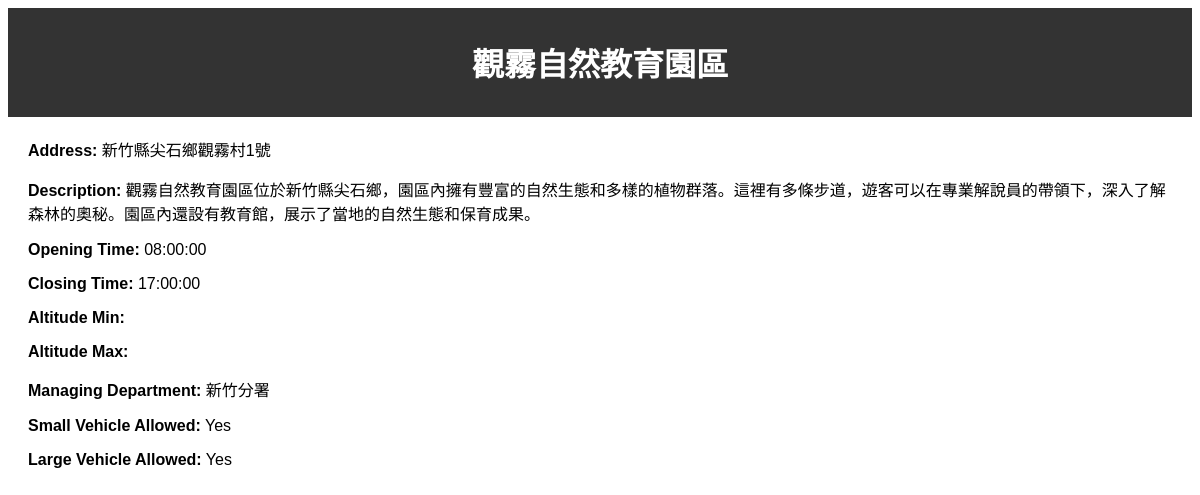
The page /Loginver/detailsLoginver.php?id=50 on the database its author committed.
### tables this page shows
CREATE TABLE `location_info` (
  `id` int(11) NOT NULL,
  `location_name` varchar(100) NOT NULL,
  `page_url` varchar(255) NOT NULL,
  `opening_time` time DEFAULT NULL,
  `closing_time` time DEFAULT NULL,
  `address` varchar(255) NOT NULL,
  `altitude_min` int(11) DEFAULT NULL,
  `altitude_max` int(11) DEFAULT NULL,
  `description` text DEFAULT NULL,
  `managing_department` varchar(255) DEFAULT NULL,
  `coordinates` point DEFAULT NULL,
  `small_vehicle_allowed` tinyint(1) DEFAULT NULL,
  `large_vehicle_allowed` tinyint(1) DEFAULT NULL,
  `District_ID` varchar(7) NOT NULL,
  `Type_ID` int(11) NOT NULL,
  `activity_intensity` int(1) DEFAULT NULL
);

### Loginver/detailsLoginver.php (the view, shortened to what this page needs)
<?php
include 'db.php';
$id = $_GET['id'];
$sql = "SELECT * FROM location_info WHERE id = $id";
$result = $conn->query($sql);
if ($result->num_rows > 0) {
    $row = $result->fetch_assoc();
} else {
    echo "找不到該景點的詳細信息。";
    exit();
}
?>
<!DOCTYPE html>
<html lang="en">
<head>
    <link rel="stylesheet" href="styles.css">
</head>
<body>
    <header>
        <h1><?php echo $row['location_name']; ?></h1>
    </header>
    <main>
        <p><strong>Address:</strong> <?php echo $row['address']; ?></p>
        <p><strong>Description:</strong> <?php echo $row['description']; ?></p>
        <p><strong>Opening Time:</strong> <?php echo $row['opening_time']; ?></p>
        <p><strong>Closing Time:</strong> <?php echo $row['closing_time']; ?></p>
        <p><strong>Altitude Min:</strong> <?php echo $row['altitude_min']; ?></p>
        <p><strong>Altitude Max:</strong> <?php echo $row['altitude_max']; ?></p>
        <p><strong>Managing Department:</strong> <?php echo $row['managing_department']; ?></p>
        <p><strong>Small Vehicle Allowed:</strong> <?php echo $row['small_vehicle_allowed'] ? 'Yes' : 'No'; ?></p>
        <p><strong>Large Vehicle Allowed:</strong> <?php echo $row['large_vehicle_allowed'] ? 'Yes' : 'No'; ?></p>
    </main>
</body>
</html>

### styles.css (style rules this page uses)
body { font-family: Arial, sans-serif; }
header { background-color: #333; color: white; padding: 10px 0; text-align: center; }
main { margin: 20px; }

### rows shown on the page
location_info: location_name "觀霧自然教育園區", address "新竹縣尖石鄉觀霧村1號", description "觀霧自然教育園區位於新竹縣尖石鄉，園區內擁有豐富的自然生態和多樣的植物群落。這裡有多條步道，遊客可以在專業解說員的帶領下，深入了解森林的奧秘。園區內還設有教育館，展示了當地的自然生態和保育成果。", opening_time "08:00:00", closing_time "17:00:00", managing_department "新竹分署"
